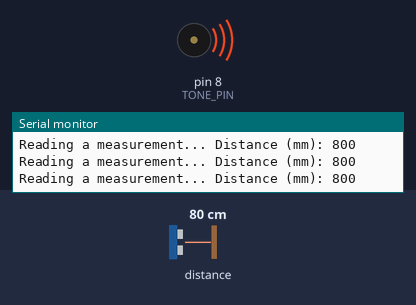
A sketch run on a simulated Arduino Uno, built with avr-gcc and run on an emulated ATmega328P. Parts: buzzer (waves = sounding), the last lines printed to the serial monitor. The inputs (shaded band) are chosen by the test bench; at power-on: distance to the obstacle 80 cm.

Above: at 1.2 s.
1.3 s: distance to the obstacle set to 197 cm
4.3 s: distance to the obstacle set to 206 cm
At 4.8 s:
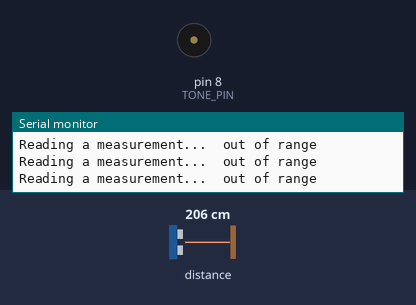
Timing chart, 0 to 7.3 s (numbered marks = the images above; inputs shaded):
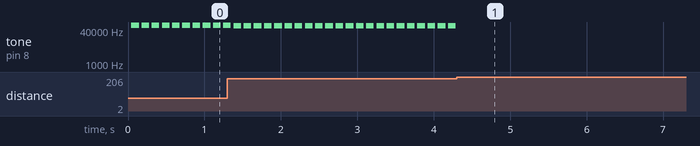

Measured:
- the behaviour switches between 200 and 201 cm on distance to the obstacle (found by bisection; images 0 and 1)
- after the input at 4.3 s, tone on pin 8 (TONE_PIN): stops changing and stays silent
- by itself, tone on pin 8 (TONE_PIN): alternates 63096 Hz for 0.10 s and silent for 0.03 s

The sketch:

TheToneRanger.ino
```cpp
/*

  VL53L0X/TheToneRanger
  A simple modification of the basic VL53L0X example to add audio indication of range.

  For info and circuit diagrams see https://github.com/tardate/LittleArduinoProjects/tree/main/playground/VL53L0X/TheToneRanger

 */

#include <Adafruit_VL53L0X.h>

const int TONE_PIN = 8;
const int STEP_DELAY = 100;
const int PEAK_FREQUENCY = 1500;

Adafruit_VL53L0X lox = Adafruit_VL53L0X();

void setup() {
  Serial.begin(9600);

  // wait until serial port opens for native USB devices
  while (! Serial) {
    delay(1);
  }

  Serial.println("Robojax Test");
  if (!lox.begin()) {
    Serial.println(F("Failed to boot VL53L0X"));
    while(1);
  }
  // power
  Serial.println(F("VL53L0X API Simple Ranging example"));
}


void loop() {
  VL53L0X_RangingMeasurementData_t measure;

  Serial.print("Reading a measurement... ");
  lox.rangingTest(&measure, false); // pass in 'true' to get debug data printout!

  if (measure.RangeStatus != 4) {  // phase failures have incorrect data
    Serial.print("Distance (mm): "); Serial.println(measure.RangeMilliMeter);
    tone(TONE_PIN, PEAK_FREQUENCY - 2 * measure.RangeMilliMeter, STEP_DELAY);
  } else {
    Serial.println(" out of range ");
  }

  delay(STEP_DELAY);
}
```
